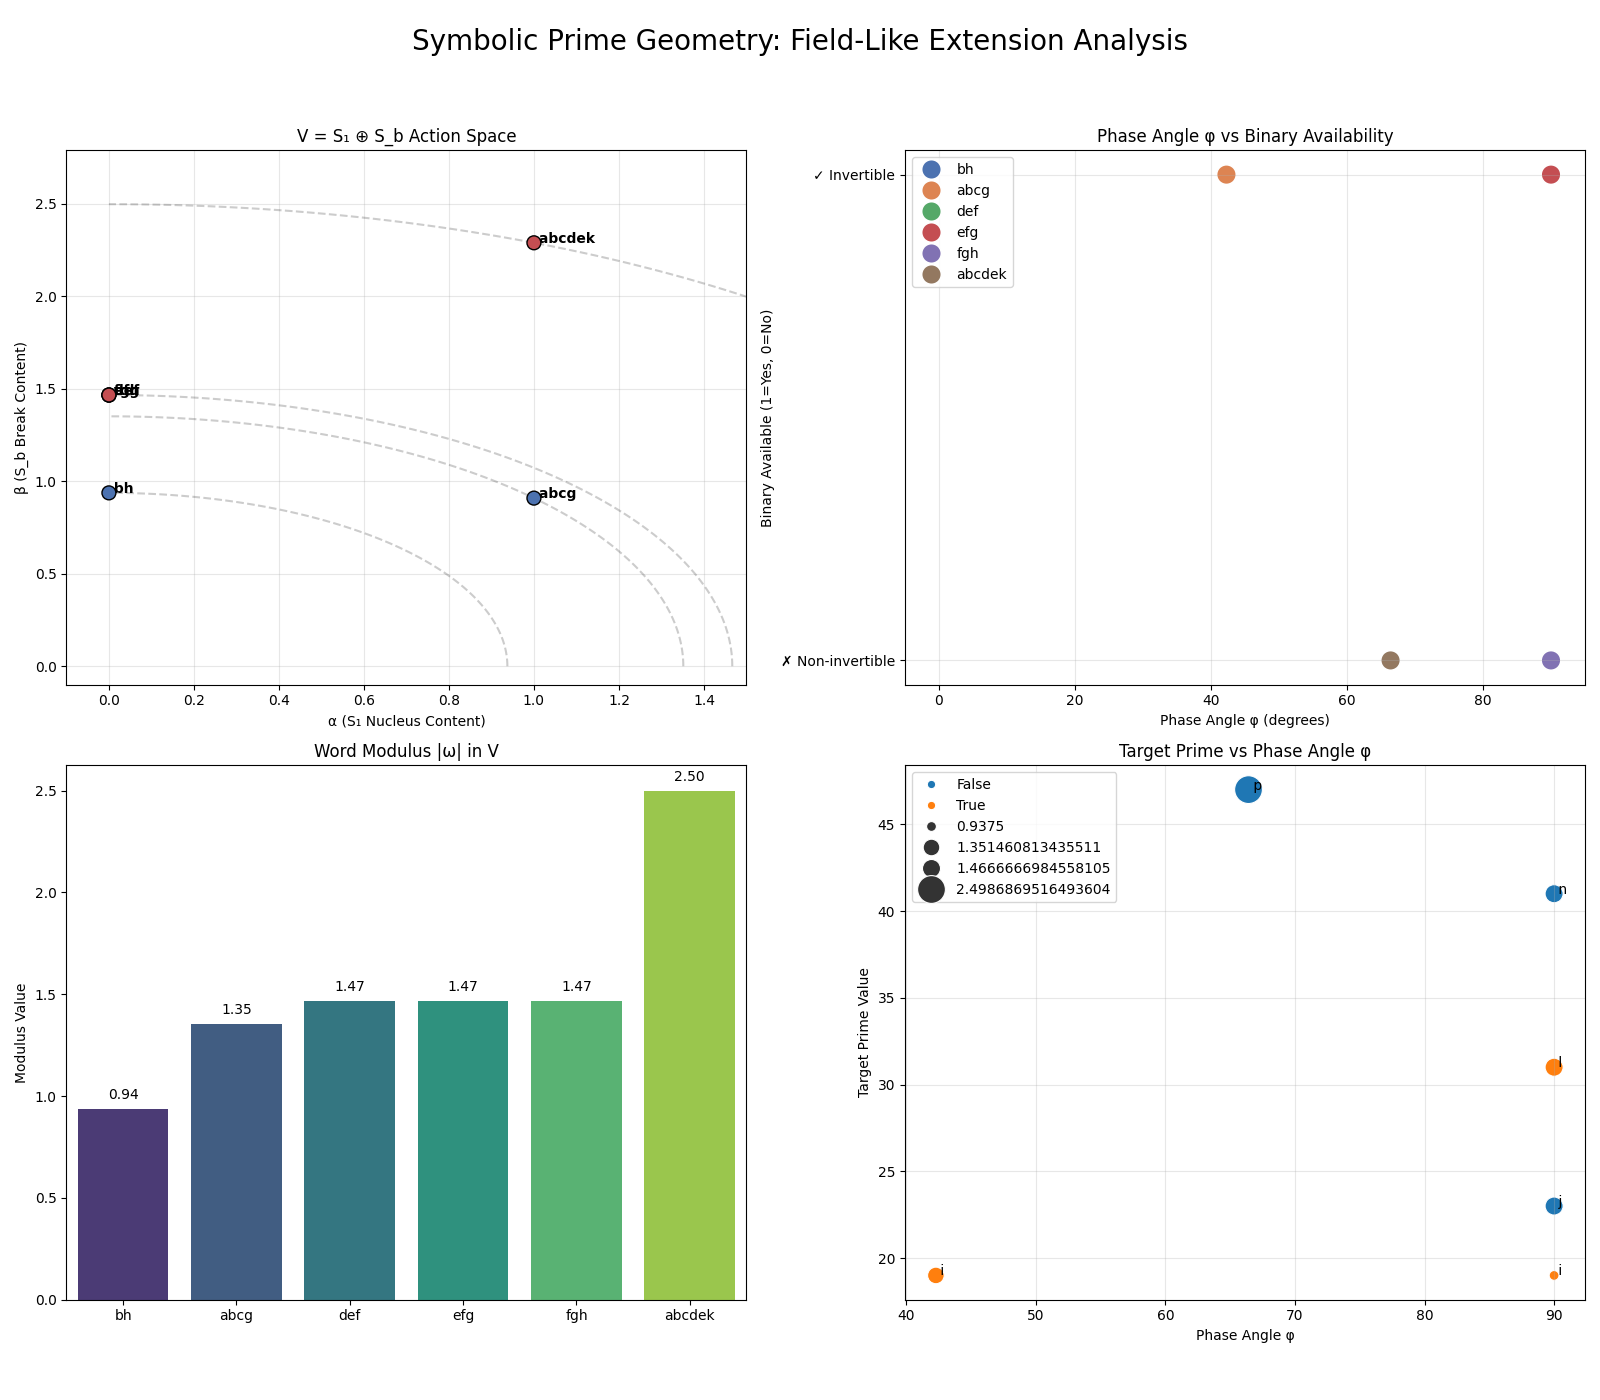

This figure's Python source:
import torch
import matplotlib.pyplot as plt
import seaborn as sns
import numpy as np
import math
from symbolic_prime_geometry import SYMBOLS, decompose, REV

def run_analysis():
    print("Running Extended Prime Geometry Analysis...")

    words = [
        ("bh",     list("bh")),
        ("abcg",   list("abcg")),
        ("def",    list("def")),
        ("efg",    list("efg")),
        ("fgh",    list("fgh")),
        ("abcdek", list("abcdek")),
    ]

    names = []
    alphas = []
    betas = []
    phis = []
    moduli = []
    binaries = []
    targets = []

    for name, w in words:
        r = decompose(w)
        names.append(name)
        alphas.append(r["alpha"])
        betas.append(r["beta"])
        phis.append(r["phi"])
        moduli.append(r["modulus"])
        binaries.append(r["binary"])
        targets.append(r["target"])

    # Plotting
    fig, axes = plt.subplots(2, 2, figsize=(16, 14))
    axes = axes.flatten()

    # 1. Action Space (alpha, beta) Plane
    ax1 = axes[0]
    colors = ["#4c72b0" if b else "#c44e52" for b in binaries]
    ax1.scatter(alphas, betas, c=colors, s=100, edgecolors='black', zorder=5)

    # Draw arc for modulus
    max_m = max(moduli)
    theta = np.linspace(0, np.pi/2, 100)
    for m in sorted(list(set(moduli))):
        ax1.plot(m * np.cos(theta), m * np.sin(theta), 'k--', alpha=0.2)

    for i, name in enumerate(names):
        ax1.annotate(f" {name}", (alphas[i], betas[i]), fontweight='bold')

    ax1.set_title("V = S₁ ⊕ S_b Action Space")
    ax1.set_xlabel("α (S₁ Nucleus Content)")
    ax1.set_ylabel("β (S_b Break Content)")
    ax1.set_xlim(-0.1, max(alphas) + 0.5)
    ax1.set_ylim(-0.1, max(betas) + 0.5)
    ax1.grid(True, alpha=0.3)

    # 2. Phase Angle vs Binary Availability
    ax2 = axes[1]
    y_bin = [1 if b else 0 for b in binaries]
    sns.scatterplot(x=phis, y=y_bin, hue=names, s=200, ax=ax2, palette="deep")
    ax2.set_title("Phase Angle φ vs Binary Availability")
    ax2.set_xlabel("Phase Angle φ (degrees)")
    ax2.set_ylabel("Binary Available (1=Yes, 0=No)")
    ax2.set_yticks([0, 1])
    ax2.set_yticklabels(["✗ Non-invertible", "✓ Invertible"])
    ax2.set_xlim(-5, 95)
    ax2.grid(True, alpha=0.3)

    # 3. Modulus Spectrum
    ax3 = axes[2]
    sns.barplot(x=names, y=moduli, hue=names, palette="viridis", ax=ax3, legend=False)
    ax3.set_title("Word Modulus |ω| in V")
    ax3.set_ylabel("Modulus Value")
    for i, v in enumerate(moduli):
        ax3.text(i, v + 0.05, f"{v:.2f}", ha='center')

    # 4. Target Prime vs Phase Angle
    ax4 = axes[3]
    sns.scatterplot(x=phis, y=targets, size=moduli, hue=binaries, sizes=(50, 400), ax=ax4)
    for i, name in enumerate(names):
        ax4.annotate(f" {REV[targets[i]]}", (phis[i], targets[i]))

    ax4.set_title("Target Prime vs Phase Angle φ")
    ax4.set_xlabel("Phase Angle φ")
    ax4.set_ylabel("Target Prime Value")
    ax4.grid(True, alpha=0.3)

    plt.suptitle("Symbolic Prime Geometry: Field-Like Extension Analysis", fontsize=20)
    plt.tight_layout(rect=[0, 0.03, 1, 0.95])

    output_path = "prime_geometry_analysis.png"
    plt.savefig(output_path)
    print(f"Analysis complete. Visualization saved to {output_path}")

if __name__ == "__main__":
    run_analysis()
